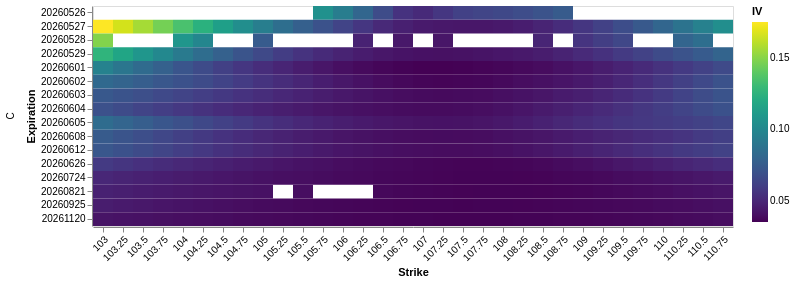
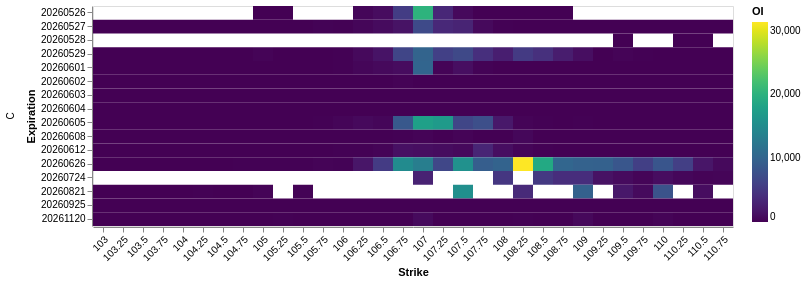

Source (notebook cell) for these figures, in order:
### Code cell
# ── 跨到期日热力图（IV / OI）────────────────────────────────────────────────
# 只看一个方向，避免图太大；改 right_filter = "P" 看看跌
right_filter = "C"
sub = snap[snap["right"] == right_filter]

iv_heatmap = chart_heatmap(sub, "iv", "IV")
if iv_heatmap:
    iv_heatmap.display()

oi_heatmap = chart_heatmap(sub, "openInterest", "OI")
if oi_heatmap:
    oi_heatmap.display()

### Figure 1 — Vega-Lite specification as saved in the notebook (floating-point values rounded to 4 significant figures; data arrays with more than 128 entries replaced by an {"elided": "..."} marker saying what was removed)
{"config": {"view": {"continuousWidth": 300, "continuousHeight": 300}}, "data": {"name": "data-18d11388f722b69fccdd8c05eaf8bd2d"}, "facet": {"row": {"field": "right", "title": "", "type": "nominal"}}, "spec": {"mark": {"type": "rect"}, "encoding": {"color": {"field": "iv", "scale": {"scheme": "viridis"}, "title": "IV", "type": "quantitative"}, "tooltip": [{"field": "expiration", "type": "nominal"}, {"field": "strike", "type": "quantitative"}, {"field": "right", "type": "nominal"}, {"field": "iv", "type": "quantitative"}], "x": {"axis": {"labelAngle": -45}, "field": "strike", "title": "Strike", "type": "ordinal"}, "y": {"field": "expiration", "title": "Expiration", "type": "ordinal"}}, "height": 220}, "$schema": "https://vega.github.io/schema/vega-lite/v5.20.1.json", "datasets": {"data-18d11388f722b69fccdd8c05eaf8bd2d": {"elided": "470 records"}}}

### Figure 2 — Vega-Lite specification as saved in the notebook (floating-point values rounded to 4 significant figures; data arrays with more than 128 entries replaced by an {"elided": "..."} marker saying what was removed)
{"config": {"view": {"continuousWidth": 300, "continuousHeight": 300}}, "data": {"name": "data-11200715a33772c424fa2739c033eedb"}, "facet": {"row": {"field": "right", "title": "", "type": "nominal"}}, "spec": {"mark": {"type": "rect"}, "encoding": {"color": {"field": "openInterest", "scale": {"scheme": "viridis"}, "title": "OI", "type": "quantitative"}, "tooltip": [{"field": "expiration", "type": "nominal"}, {"field": "strike", "type": "quantitative"}, {"field": "right", "type": "nominal"}, {"field": "openInterest", "type": "quantitative"}], "x": {"axis": {"labelAngle": -45}, "field": "strike", "title": "Strike", "type": "ordinal"}, "y": {"field": "expiration", "title": "Expiration", "type": "ordinal"}}, "height": 220}, "$schema": "https://vega.github.io/schema/vega-lite/v5.20.1.json", "datasets": {"data-11200715a33772c424fa2739c033eedb": {"elided": "429 records"}}}
